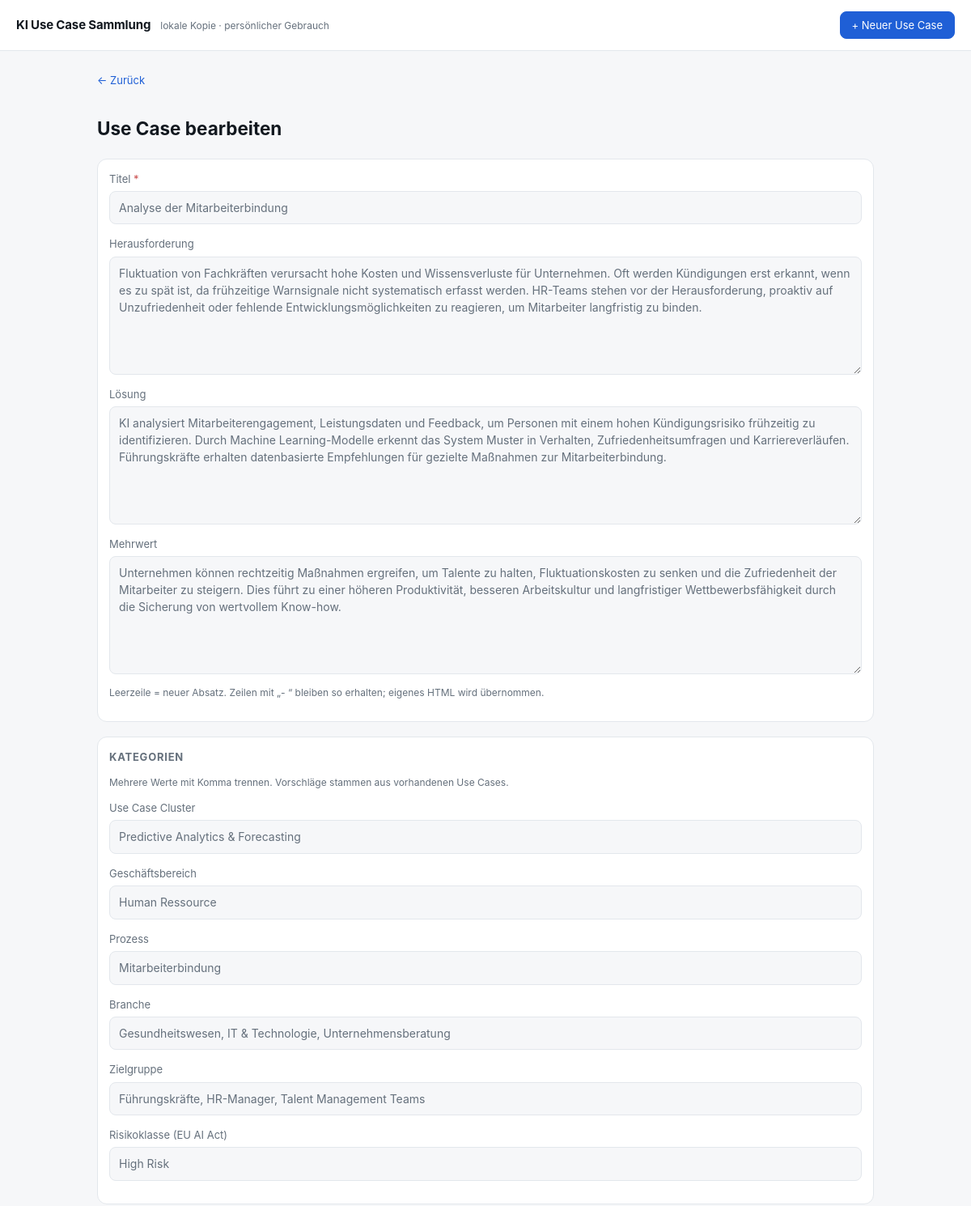
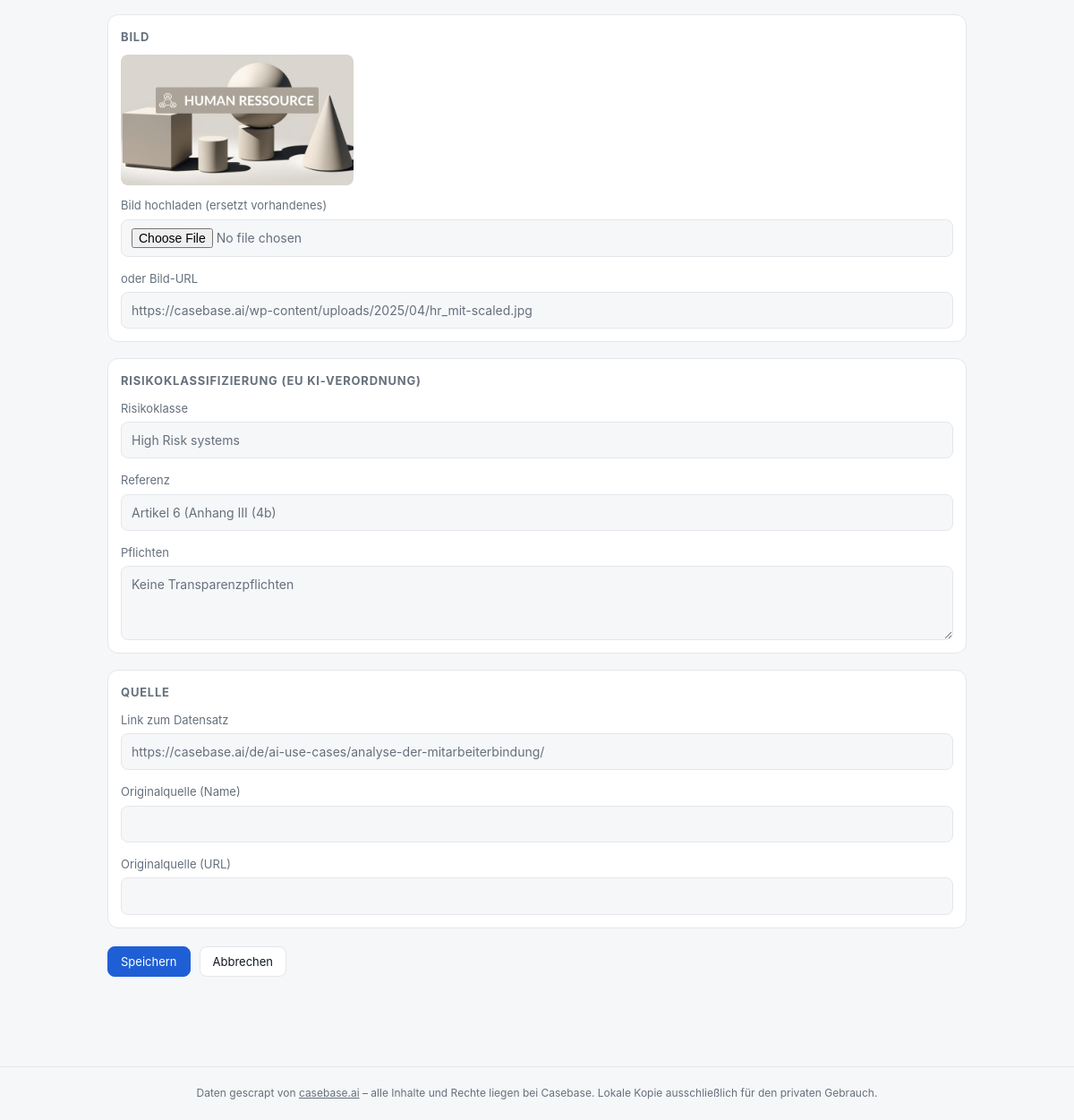
The app's page /use-case/9002/edit with its own data (2 pictures, top to bottom).
### tables this page shows
CREATE TABLE use_cases (
    post_id       INTEGER PRIMARY KEY,
    lang          TEXT NOT NULL,
    slug          TEXT NOT NULL,
    title         TEXT NOT NULL,
    url           TEXT NOT NULL,
    image_url     TEXT,
    image_file    TEXT,
    challenge     TEXT,
    solution      TEXT,
    benefits      TEXT,          -- HTML
    source_name   TEXT,
    source_url    TEXT,
    risk_class    TEXT,
    risk_reference TEXT,
    risk_obligation TEXT,
    scraped_at    TEXT NOT NULL
);

### app.py (the view, shortened to what this page needs)
@app.route("/use-case/<int:post_id>/edit", methods=["GET", "POST"])
def edit(post_id):
    row = db().execute("SELECT * FROM use_cases WHERE post_id = ?", (post_id,)).fetchone()
    if row is None:
        abort(404)
    if request.method == "GET":
        grouped = OrderedDict((t, []) for t in TAG_LABELS)
        for ttype, name in tags_for([post_id]).get(post_id, []):
            grouped.setdefault(ttype, []).append(name)
        data = dict(row)
        for field in ("challenge", "solution", "benefits"):
            data[field] = from_html(row[field])
        return render_template("form.html", data=data, tags=grouped, tag_labels=TAG_LABELS,
                               suggestions=all_tag_names(), mode="edit", post_id=post_id)

### app.py (called while the page is built)
def db():
    if "db" not in g:
        g.db = sqlite3.connect(DB_PATH)
        g.db.row_factory = sqlite3.Row
    return g.db

def tags_for(post_ids):
    if not post_ids:
        return {}
    marks = ",".join("?" * len(post_ids))
    rows = db().execute(
        f"""SELECT uct.post_id, t.type, t.name FROM use_case_tags uct
            JOIN tags t ON t.id = uct.tag_id
            WHERE uct.post_id IN ({marks})
            ORDER BY t.type, t.name""", list(post_ids)).fetchall()
    out = {}
    for r in rows:
        out.setdefault(r["post_id"], []).append((r["type"], r["name"]))
    return out

def from_html(html):
    text = html or ""
    text = re.sub(r"(?i)<br\s*/?>", "\n", text)
    text = re.sub(r"(?i)</(p|div|h[1-6])>", "\n\n", text)
    text = re.sub(r"(?i)</li>", "\n", text)
    text = re.sub(r"(?i)<li[^>]*>", "- ", text)
    text = re.sub(r"<[^>]+>", "", text)
    text = (text.replace("&nbsp;", " ").replace("&amp;", "&")
                .replace("&lt;", "<").replace("&gt;", ">").replace("&quot;", '"'))
    return re.sub(r"\n{3,}", "\n\n", text).strip()

def all_tag_names():
    out = OrderedDict((t, []) for t in TAG_LABELS)
    for r in db().execute("SELECT type, name FROM tags ORDER BY type, name COLLATE NOCASE"):
        out.setdefault(r["type"], []).append(r["name"])
    return out

### templates/form.html (shortened to what this page needs)
{% extends "base.html" %}
{% block content %}
<article class="detail">
  <a class="back" href="{{ url_for('detail', post_id=post_id) if mode == 'edit' else url_for('index') }}">← Zurück</a>
  <h1>{{ "Neuen Use Case anlegen" if mode == "new" else "Use Case bearbeiten" }}</h1>
  <form class="ucform" method="post" enctype="multipart/form-data"
        action="{{ url_for('edit', post_id=post_id) if mode == 'edit' else url_for('create') }}">
    <section class="box wide">
      <label>Titel <span class="req">*</span>
        <input type="text" name="title" required value="{{ data['title'] if data else '' }}">
      </label>
      <label>Herausforderung
        <textarea name="challenge" rows="6">{{ data['challenge'] if data else '' }}</textarea>
      </label>
      <label>Lösung
        <textarea name="solution" rows="6">{{ data['solution'] if data else '' }}</textarea>
      </label>
      <label>Mehrwert
        <textarea name="benefits" rows="6">{{ data['benefits'] if data else '' }}</textarea>
      </label>
      <p class="muted small">Leerzeile = neuer Absatz. Zeilen mit „- “ bleiben so erhalten; eigenes HTML wird übernommen.</p>
    </section>
    <section class="box wide">
      <h2>Kategorien</h2>
      <p class="muted small">Mehrere Werte mit Komma trennen. Vorschläge stammen aus vorhandenen Use Cases.</p>
      {% for ttype, label in tag_labels.items() %}
      <label>{{ label }}
        <input type="text" name="tag_{{ ttype }}" list="dl-{{ ttype }}"
               value="{{ tags[ttype]|join(', ') }}">
      </label>
      {% endfor %}
    </section>
    <section class="box wide">
      <h2>Bild</h2>
      {% if data and data['image_file'] %}
        <img class="preview" src="{{ url_for('static', filename='img/' ~ data['image_file']) }}" alt="">
      {% endif %}
      <label>Bild hochladen (ersetzt vorhandenes)
        <input type="file" name="image" accept="image/*">
      </label>
      <label>oder Bild-URL
        <input type="url" name="image_url" value="{{ data['image_url'] if data and data['image_url'] else '' }}">
      </label>
    </section>
    <section class="box wide">
      <h2>Risikoklassifizierung (EU KI-Verordnung)</h2>
      <label>Risikoklasse
        <input type="text" name="risk_class" list="dl-risk"
               value="{{ data['risk_class'] if data and data['risk_class'] else '' }}">
      </label>
      <label>Referenz
        <input type="text" name="risk_reference"
               value="{{ data['risk_reference'] if data and data['risk_reference'] else '' }}">
      </label>
      <label>Pflichten
        <textarea name="risk_obligation" rows="3">{{ data['risk_obligation'] if data and data['risk_obligation'] else '' }}</textarea>
      </label>
    </section>
    <section class="box wide">
      <h2>Quelle</h2>
      <label>Link zum Datensatz
        <input type="url" name="url" value="{{ data['url'] if data and data['url'] else '' }}">
      </label>
      <label>Originalquelle (Name)
        <input type="text" name="source_name" value="{{ data['source_name'] if data and data['source_name'] else '' }}">
      </label>
      <label>Originalquelle (URL)
        <input type="url" name="source_url" value="{{ data['source_url'] if data and data['source_url'] else '' }}">
      </label>
    </section>
    <div class="formactions">
      <button class="btn btn--primary" type="submit">Speichern</button>
      <a class="btn" href="{{ url_for('detail', post_id=post_id) if mode == 'edit' else url_for('index') }}">Abbrechen</a>
    </div>
  </form>
</article>
{% endblock %}

### static/style.css (style rules this page uses)
:root { --bg:#f6f7f9; --panel:#fff; --ink:#12181f; --muted:#65707c; --line:#e3e7ec; --accent:#1f5fd6; --radius:12px; }
* { box-sizing:border-box }
body { margin:0;background:var(--bg);color:var(--ink); font:15px/1.55 -apple-system,BlinkMacSystemFont,"Segoe UI",Roboto,Helvetica,Arial,sans-serif }
a { color:inherit }
.detail { max-width:960px;margin:0 auto }
.back { display:inline-block;margin-bottom:14px;color:var(--accent);text-decoration:none;font-size:13px }
.box { background:var(--panel);border:1px solid var(--line);border-radius:var(--radius);padding:14px }
.box h2 { margin:0 0 10px;font-size:13px;text-transform:uppercase;letter-spacing:.06em;color:var(--muted) }
.wide { margin-bottom:18px }
.muted { color:var(--muted) }
.small { font-size:12px }
.btn { display:inline-block;padding:7px 14px;border-radius:8px;border:1px solid var(--line); background:var(--panel);color:var(--text);font-size:13px;text-decoration:none;cursor:pointer; font-family:inherit;line-height:1.4 }
.btn--primary { background:var(--accent);border-color:var(--accent);color:#fff }
.ucform label { display:block;margin-bottom:14px;font-size:13px;color:var(--muted) }
.ucform label:last-child { margin-bottom:0 }
.ucform input[type=text],.ucform input[type=url],.ucform input[type=file],.ucform textarea { display:block;width:100%;margin-top:5px;padding:9px 11px;border:1px solid var(--line); border-radius:8px;background:var(--bg);color:var(--text);font:inherit;font-size:14px; box-sizing:border-box }
.ucform textarea { resize:vertical;line-height:1.5 }
.ucform .req { color:#c94b4b }
.ucform .preview { max-width:260px;border-radius:8px;display:block;margin-bottom:12px }
.formactions { display:flex;gap:10px;align-items:center;margin:20px 0 40px }

### records on screen
use_cases: title "Analyse der Mitarbeiterbindung", challenge "Fluktuation von Fachkräften verursacht hohe Kosten und Wissensverluste für Unternehmen. Oft werden Kündigungen erst erkannt, wenn es zu spät ist, da frühzeitige Warnsignale nicht systematisch erfasst werden. HR-Teams stehen vor der Herausforderung, proaktiv auf Unzufriedenheit oder fehlende Entwicklungsmöglichkeiten zu reagieren, um Mitarbeiter langfristig zu binden.", solution "KI analysiert Mitarbeiterengagement, Leistungsdaten und Feedback, um Personen mit einem hohen Kündigungsrisiko frühzeitig zu identifizieren. Durch Machine Learning-Modelle erkennt das System Muster in Verhalten, Zufriedenheitsumfragen und Karriereverläufen. Führungskräfte erhalten datenbasierte Empfehlungen für gezielte Maßnahmen zur Mitarbeiterbindung.", benefits "Unternehmen können rechtzeitig Maßnahmen ergreifen, um Talente zu halten, Fluktuationskosten zu senken und die Zufriedenheit der Mitarbeiter zu steigern. Dies führt zu einer höheren Produktivität, besseren Arbeitskultur und langfristiger Wettbewerbsfähigkeit durch die Sicherung von wertvollem Know-how.", image_file (picture), image_url "https://casebase.ai/wp-content/uploads/2025/04/hr_mit-scaled.jpg", risk_class "High Risk systems", risk_reference "Artikel 6 (Anhang III (4b)", risk_obligation "Keine Transparenzpflichten", url "https://casebase.ai/de/ai-use-cases/analyse-der-mitarbeiterbindung/"

### other values on screen
{{ "Neuen Use Case anlegen" if mode == "new" else "Use Case bearbeiten" }} "Use Case bearbeiten"
{{ label }} "Use Case Cluster" "Geschäftsbereich" "Prozess" "Branche" "Zielgruppe" "Risikoklasse (EU AI Act)"
